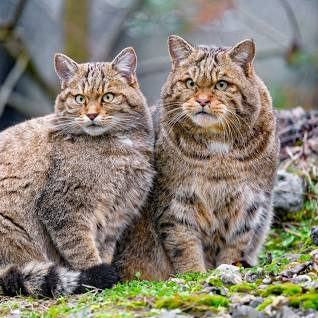
#> input picture EDSR/LR/lowRes.jpg, 318 x 318 px, found by its file name
$ jupyter execute SampleSR.ipynb
#> lines starting #> are read from the running program, lines starting #| are printed output that depends on the picture
### Utils/superResolution.py
import cv2

def superResCUBIC(image, scale_factor:int = 3):

    # Upsample the image using bicubic interpolation
    img_hr = cv2.resize(image, None, fx=scale_factor, fy=scale_factor, interpolation=cv2.INTER_CUBIC)

    return img_hr


def superResAREA(image, scale_factor:int = 3):

    # Upsample the image using area interpolation
    img_hr = cv2.resize(image, None, fx=scale_factor, fy=scale_factor, interpolation=cv2.INTER_AREA)

    return img_hr


def superResBITS(image, scale_factor:int = 3):

    # Upsample the image using area interpolation
    img_hr = cv2.resize(image, None, fx=scale_factor, fy=scale_factor, interpolation=cv2.INTER_BITS)

    return img_hr


def superResBITS2(image, scale_factor:int = 3):

    # Upsample the image using area interpolation
    img_hr = cv2.resize(image, None, fx=scale_factor, fy=scale_factor, interpolation=cv2.INTER_BITS2)

    return img_hr


def superResLANCZOS4(image, scale_factor:int = 3):

    # Upsample the image using area interpolation
    img_hr = cv2.resize(image, None, fx=scale_factor, fy=scale_factor, interpolation=cv2.INTER_LANCZOS4)

    return img_hr


def superResLINEAR(image, scale_factor:int = 3):

    # Upsample the image using area interpolation
    img_hr = cv2.resize(image, None, fx=scale_factor, fy=scale_factor, interpolation=cv2.INTER_LINEAR)

    return img_hr


def superResLINEAR_EXACT(image, scale_factor:int = 3):

    # Upsample the image using area interpolation
    img_hr = cv2.resize(image, None, fx=scale_factor, fy=scale_factor, interpolation=cv2.INTER_LINEAR_EXACT)

    return img_hr


def superResNEAREST(image, scale_factor:int = 3):

    # Upsample the image using area interpolation
    img_hr = cv2.resize(image, None, fx=scale_factor, fy=scale_factor, interpolation=cv2.INTER_NEAREST)

    return img_hr

def superResNEAREST_EXACT(image, scale_factor:int = 3):

    # Upsample the image using area interpolation
    img_hr = cv2.resize(image, None, fx=scale_factor, fy=scale_factor, interpolation=cv2.INTER_NEAREST_EXACT)

    return img_hr

### SampleSR.ipynb
[cell 1]
import Utils.superResolution as sr
import cv2
import matplotlib.pyplot as plt
import plotly.express as px

import numpy as np

[cell 2]
image_low_res = cv2.imread('images/lowRes.jpg')
#> image_low_res is the input picture: shape (318, 318, 3); mean B, G, R 114.9, 128.5, 135.7

lowResImg = image_low_res[90:120 , 160:240]
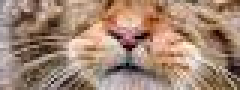
#> lowResImg: shape (30, 80, 3) (shown 3 times larger); mean B, G, R 115.6, 134.1, 162.6

[cell 3]
px.imshow(image_low_res)

# plt.subplot(122)
# plt.imshow(lowResImg)

[cell 4]
fig = plt.figure(figsize=(100, 100), dpi=100)

fig.add_subplot(1,2, 1)
plt.imshow(image_low_res, cmap='gray')
plt.title('image_low_res')

fig.add_subplot(1,2, 2)
plt.imshow(lowResImg, cmap='gray')
plt.title('lowResImg')
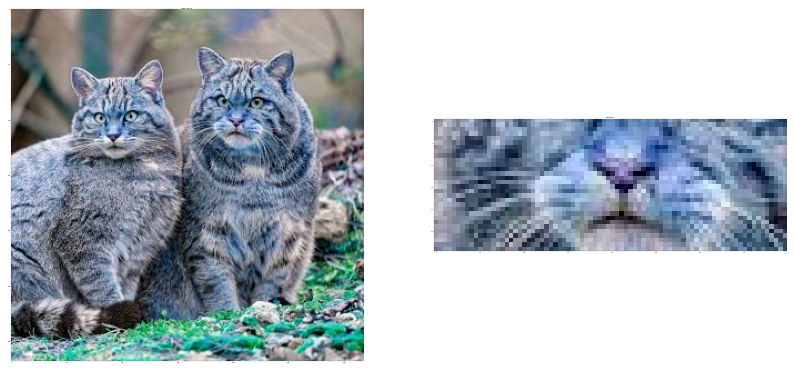
#> figure drawn by matplotlib, 2 panels; B, G, R data is drawn as R, G, B

[cell 5]
cubic = sr.superResCUBIC(lowResImg)
#> in superResCUBIC, `img_hr = cv2.resize(image, None, fx=scale_factor, fy=scale_factor, int..`:
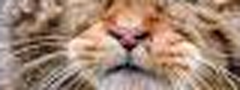
#> img_hr: shape (90, 240, 3); mean B, G, R 115.6, 134.1, 162.6
area = sr.superResAREA(lowResImg)
BITS = sr.superResBITS(lowResImg)
BITS2 = sr.superResBITS2(lowResImg)
LANCZOS4 = sr.superResLANCZOS4(lowResImg)
LINEAR = sr.superResLINEAR(lowResImg)
LINEAR_EXACT = sr.superResLINEAR_EXACT(lowResImg)
NEAREST = sr.superResNEAREST(lowResImg)
NEAREST_EXACT = sr.superResNEAREST_EXACT(lowResImg)

[cell 6]
fig = plt.figure(figsize=(100, 100), dpi=100)

fig.add_subplot(4, 3, 1)
plt.imshow(lowResImg, cmap='gray')
plt.title('lowResImg')

fig.add_subplot(4, 3, 2)
plt.imshow(cubic, cmap='gray')
plt.title('cubic')

fig.add_subplot(4, 3, 3)
plt.imshow(area, cmap='gray')
plt.title('area')

fig.add_subplot(4, 3, 4)
plt.imshow(BITS, cmap='gray')
plt.title('BITS')

fig.add_subplot(4, 3, 5)
plt.imshow(BITS2, cmap='gray')
plt.title('BITS2')

fig.add_subplot(4, 3, 6)
plt.imshow(LANCZOS4, cmap='gray')
plt.title('LANCZOS4')

fig.add_subplot(4, 3, 7)
plt.imshow(LINEAR, cmap='gray')
plt.title('LINEAR')

fig.add_subplot(4, 3, 8)
plt.imshow(LINEAR_EXACT, cmap='gray')
plt.title('LINEAR_EXACT')

fig.add_subplot(4, 3, 9)
plt.imshow(NEAREST, cmap='gray')
plt.title('NEAREST')

fig.add_subplot(4, 3, 10)
plt.imshow(NEAREST_EXACT, cmap='gray')
plt.title('NEAREST_EXACT')
#> figure, not shown here; B, G, R data is drawn as R, G, B
